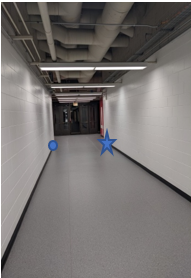
%> input picture left.PNG, 191 x 278 px
$ octave HW6_Q3.m   (GNU Octave 9; MATLAB toolbox functions it lacks are replaced by stand-ins)
%> lines starting %> are read from the running program, lines starting %| are printed output that depends on the picture
left_angle = imread('left.PNG');
%> left_angle is the input picture: size 278x191x3 uint8; mean R, G, B 120.5, 116.4, 114.8
right_angle = imread('right.PNG');
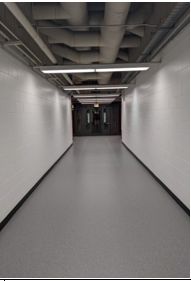
%> input picture right.PNG, 191 x 281 px
%> right_angle is the input picture: size 281x191x3 uint8; mean R, G, B 120.4, 116.5, 114.5
montage({right_angle,left_angle})
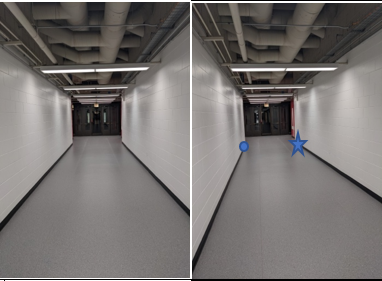
%> displayed picture: size 281x382x3, on the screen's scale of 0 to 255; mean R, G, B 119.8, 115.8, 114
figure;

left_image = im2gray(imread('left.PNG'));
%> left_image: size 278x191 uint8; min 0, max 255, mean 117.4
right_image = im2gray(imread('right.PNG'));
%> right_image: size 281x191 uint8; min 0, max 255, mean 117.4
montage({right_image,left_image})
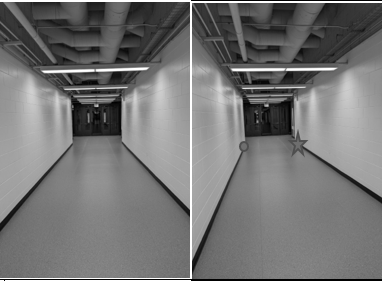
%> displayed picture: size 281x382, on the screen's scale of 0 to 255; min 0, max 255, mean 116.8
figure;

c = xcorr2(left_image,right_image);
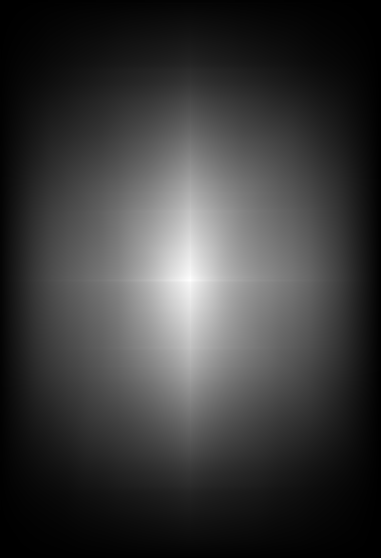
%> c: size 558x381 double; min 28050, max 799976155, mean 184743576.3; drawn with min black and max white
surf(c)
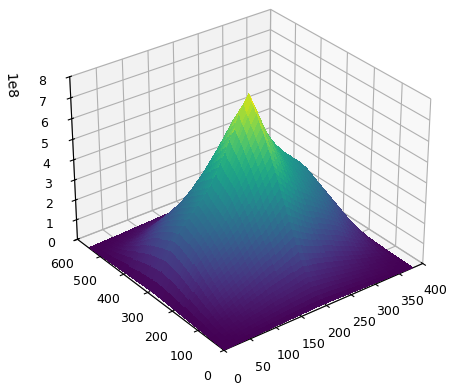
%> figure redrawn from the program's plot data
plot(c)
shading flat
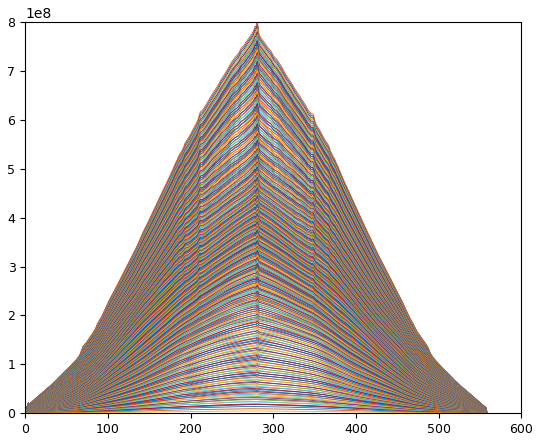
%> figure redrawn from the program's plot data; curve peaks at x = 280, y = 18076950; curve peaks at x = 280, y = 18933240; curve peaks at x = 281, y = 24096658; curve peaks at x = 281, y = 29178375
figure;

[ypeak,xpeak] = find(c==max(c(:)));
%> ypeak = 281; xpeak = 191
yoffSet = ypeak-size(left_image,16);
%> yoffSet = 280
xoffSet = xpeak-size(left_image,16);
%> xoffSet = 190

imshow(right_angle)
figure;
imshow(left_angle)
figure;
drawrectangle(gca,'Position',[xoffSet,yoffSet,size(left_image,2),size(left_image,1)], ...
    'FaceAlpha',0);
